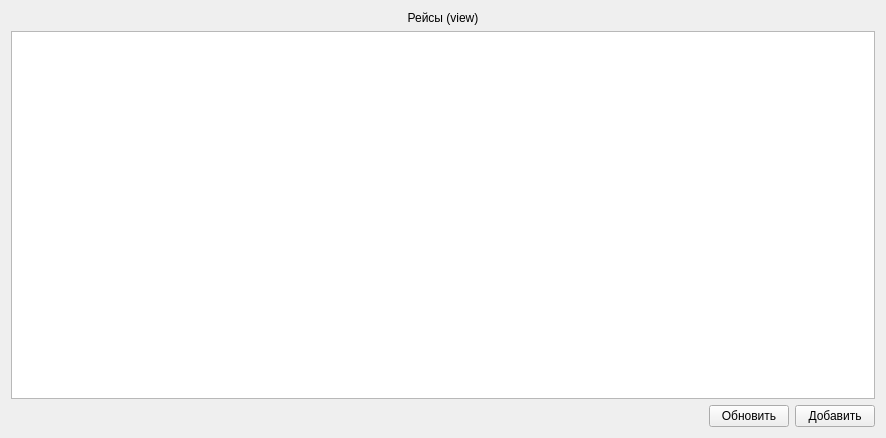
<?xml version="1.0" encoding="UTF-8"?>
<ui version="4.0">
 <class>ScheduleViewModal</class>
 <widget class="QWidget" name="ScheduleViewModal">
  <property name="geometry">
   <rect>
    <x>0</x>
    <y>0</y>
    <width>886</width>
    <height>438</height>
   </rect>
  </property>
  <property name="minimumSize">
   <size>
    <width>500</width>
    <height>400</height>
   </size>
  </property>
  <property name="windowTitle">
   <string>Form</string>
  </property>
  <layout class="QHBoxLayout" name="horizontalLayout_2">
   <item>
    <layout class="QVBoxLayout" name="verticalLayout">
     <item>
      <widget class="QLabel" name="label">
       <property name="text">
        <string>Рейсы (view)</string>
       </property>
       <property name="alignment">
        <set>Qt::AlignCenter</set>
       </property>
      </widget>
     </item>
     <item>
      <widget class="QTableView" name="scheduleViewTableView">
       <property name="contextMenuPolicy">
        <enum>Qt::CustomContextMenu</enum>
       </property>
       <property name="selectionBehavior">
        <enum>QAbstractItemView::SelectRows</enum>
       </property>
      </widget>
     </item>
     <item>
      <layout class="QHBoxLayout" name="horizontalLayout">
       <item>
        <spacer name="horizontalSpacer">
         <property name="orientation">
          <enum>Qt::Horizontal</enum>
         </property>
         <property name="sizeHint" stdset="0">
          <size>
           <width>40</width>
           <height>20</height>
          </size>
         </property>
        </spacer>
       </item>
       <item>
        <widget class="QPushButton" name="updateScheduleViewTableView">
         <property name="text">
          <string>Обновить</string>
         </property>
        </widget>
       </item>
       <item>
        <widget class="QPushButton" name="addNeweButton">
         <property name="text">
          <string>Добавить</string>
         </property>
        </widget>
       </item>
      </layout>
     </item>
    </layout>
   </item>
  </layout>
 </widget>
 <resources/>
 <connections/>
</ui>
